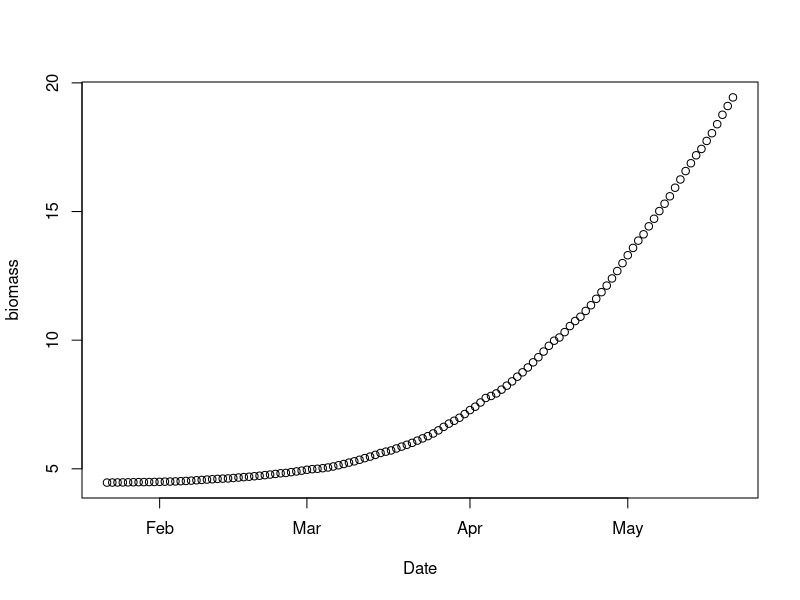
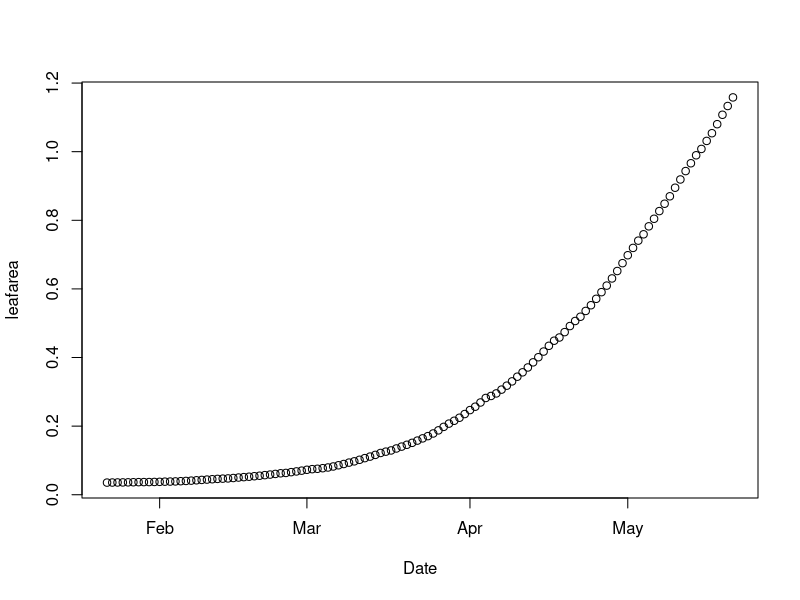

The R source for these figures, in order: (Note: this script raises an error after producing the figures.)
#experiment length---------------------------------------------------------------------
numdays <- as.numeric(as.Date("2013-05-21") - as.Date("2013-01-21"))

#pre seedling data for intial biomass and leaf area (use mean)-------------------------
seedling_pre <- read.csv("raw data/seedling_initial.csv")
seedling_pre$seedling_mass <- with(seedling_pre, leaf_mass+root_mass+wood_mass)
leaffractions <- mean (seedling_pre$leaf_mass/seedling_pre$seedling_mass)
mass_mean <- mean(seedling_pre$seedling_mass)
mean_leafnum <- mean(seedling_pre$leaf_numb)

#mean lma and leafarea (apply to intial leaf )-----------------------------------------
#need to pull leaf area from somewhere
lma <- read.csv("calculated data/leafmassarea.csv")
lma_mean <- mean(lma$massarea)
leafarea_mean <- (mean(lma$area))/10000

LA_start <- (mean_leafnum * leafarea_mean) #(m2)

#read in Cnetm2day---------------------------------------------------------------------
Cday <- read.csv("calculated data/cgain_date.csv")

Cday_test <- subset(Cday, ID == "7-1")
Cday_id <- Cday_test[,3]
Date <- as.Date(Cday_test[2:121,2])


#model parameters and empty vectors----------------------------------------------------
leafrac <- .25
sla <- .3

leafarea <- vector()
  leafarea[1] <- LA_start

biomass <- vector()
  biomass[1] <- mass_mean

#run model simulation------------------------------------------------------------------
for (i in 2:numdays) {
  production <- Cday_id[i-1] * leafarea[i-1]
  biomass[i] <- biomass[i-1] + production
  leafarea[i] <- leafarea[i-1] + (production*leafrac*sla)
}

Cgain_loop <- data.frame(biomass=biomass, leafarea=leafarea, Date=Date)
plot(biomass~Date, data=Cgain_loop)
plot(leafarea~Date, data=Cgain_loop)


####attempts to run through all ID's

cday_sp <- split(Cday[,c(1,3)], "ID", drop=TRUE)
cday_sp2 <- cday_sp[[1]]$Adayumol

modelfunction <- function(x) {
  for (i in 2:numdays) {
    production <- x[i-1] * leafarea[i-1]
    biomass[i] <- biomass[i-1] + production
    leafarea[i] <- leafarea[i-1] + (production*leafrac*sla)
  }
}

Cid <- Cday[,c(1,3)]
require(plyr)
runmodel <- dlply(Cid, .(id), function(x) c(x<- as.vector(x[,2]), modelfunction(x)))

test <- dlply(Cid, .(id), function(x) y<-as.vector(x[,2]))


